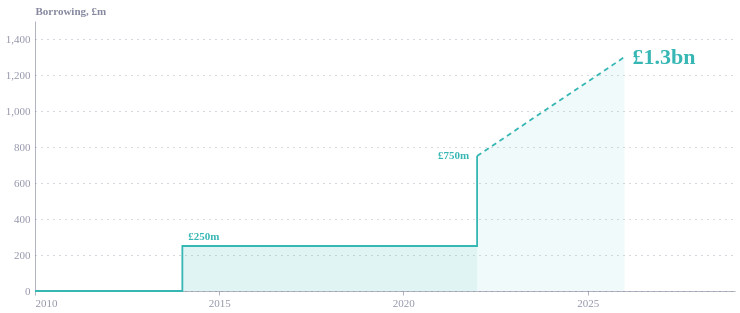

This figure's notebook cell:
### Code cell
import altair as alt
import pandas as pd
from ecostyles import EcoStyles

styles = EcoStyles()
styles.register_and_enable_theme()

def d(year):
    return pd.Timestamp(f"{year}-01-01")

# ---- Data: bonds issued, then approved borrowing to the 2026 forecast peak, £m -------
actual = pd.DataFrame({
    "date": [d(2010), d(2014), d(2022)],
    "value": [0, 250, 750],           # 2014 housing bond; 2022 £500m pension bond
})
forecast = pd.DataFrame({
    "date": [d(2022), d(2026)],
    "value": [750, 1300],             # + new hospital (£523m) and Fort Regent (£43m)
})

# ---- Chart -----------------------------------------------------------------------
Y_TITLE = "Borrowing, \u00a3m"
y_scale = alt.Scale(domain=[0, 1500])

x = alt.X("date:T", title=None, scale=alt.Scale(domain=[d(2010), d(2029)]),
          axis=alt.Axis(format="%Y", tickCount=5))

def y(field):
    return alt.Y(f"{field}:Q", title=Y_TITLE, scale=y_scale, axis=alt.Axis(format=",.0f"))

colour = alt.Color("series:N", legend=None)  # theme assigns the palette

def tag(chart):
    return chart.transform_calculate(series="'Debt'")

area = tag(alt.Chart(actual)).mark_area(interpolate="step-after", opacity=0.15).encode(
    x=x, y=y("value"), color=colour
)
line = tag(alt.Chart(actual)).mark_line(interpolate="step-after", strokeWidth=1.8).encode(
    x=x, y=y("value"), color=colour
)
ramp_area = tag(alt.Chart(forecast)).mark_area(opacity=0.07).encode(
    x=x, y=y("value"), color=colour
)
ramp = tag(alt.Chart(forecast)).mark_line(strokeWidth=1.8, strokeDash=[5, 4]).encode(
    x=x, y=y("value"), color=colour
)

def label(rows, **mark):
    df = pd.DataFrame(rows)
    return tag(alt.Chart(df)).mark_text(**mark).encode(
        x=x, y=y("value"), text="text:N", color=colour
    )

# Amounts only: what the borrowing was for goes in the slide text
first = label([{"date": d(2014), "value": 250, "text": "\u00a3250m"}],
              align="left", dx=6, dy=-9, fontWeight="bold")
second = label([{"date": d(2022), "value": 750, "text": "\u00a3750m"}],
               align="right", dx=-8, fontWeight="bold")
peak = label([{"date": d(2026), "value": 1300, "text": "\u00a31.3bn"}],
             align="left", dx=8, fontSize=22, fontWeight="bold")

chart = (area + ramp_area + line + ramp + first + second + peak).properties(
    width=700, height=270,)

    # Export directly with Altair (bypasses styles.save): exact proportions, sharp
chart.save("jersey_debt.svg")            # vector, exactly 700 x 270
chart.save("jersey_debt.png", ppi=288)   # 2800 x 1080 px, tagged 288 dpi
chart

### Figure 1 — Vega-Lite specification as saved in the notebook (floating-point values rounded to 4 significant figures)
{"config": {"font": "Circular Std", "text": {"color": "#676A86", "align": "left", "baseline": "middle", "dx": 7, "dy": 0, "fontSize": 11}, "view": {"stroke": null, "continuousWidth": 400, "continuousHeight": 300, "discreteWidth": 400, "discreteHeight": 300}, "range": {"category": ["#36B7B4", "#E6224B", "#F4C245", "#0063AF", "#00A767", "#179FDB", "#EB5C2E"], "diverging": ["#E6224B", "#E54753", "#C9C9C9", "#179FDB", "#122B39"], "heatmap": ["#C9C9C9", "#179FDB", "#0063AF", "#122B39"], "ordinal": ["#00A767", "#36B7B4", "#179FDB", "#0063AF", "#243B5A"]}, "bar": {"color": "#179fdb"}, "line": {"color": "#e6224b"}, "rule": {"color": "#676A86"}, "area": {"opacity": 0.3}, "point": {"filled": true, "size": 80, "color": "#e6224b", "opacity": 0.95}, "geoshape": {"stroke": "white", "strokeWidth": 0.3}, "rect": {"fill": "#d6d4d4", "opacity": 0.3}, "axis": {"labelColor": "#676A86", "labelFontSize": 11, "labelFont": "Circular Std", "labelOpacity": 0.7, "tickColor": "#676A86", "tickOpacity": 0.5, "domainColor": "#676A86", "domainOpacity": 0.5, "gridColor": "#676A86", "gridDash": [2, 2], "gridOpacity": 0.5, "title": null, "titleColor": "#676A86", "titleOpacity": 0.8, "tickSize": 4}, "axisXDiscrete": {"grid": false, "labelAngle": 0, "tickCount": 10, "tickOpacity": 0.5, "title": null}, "axisYDiscrete": {"ticks": false, "labelPadding": 5}, "axisXTemporal": {"grid": false, "ticks": true}, "axisXQuantitative": {"grid": true}, "axisYQuantitative": {"gridColor": "#676A86", "gridDash": [1, 5], "gridOpacity": 0.5, "ticks": false, "labelPadding": 5, "tickCount": 8, "titleAngle": 0, "titleAlign": "left", "titleBaseline": "bottom", "titleX": 0, "titleY": -5}, "title": {"color": "#676A86E6", "subtitleColor": "#676A86", "font": "Circular Std", "subtitleFont": "Circular Std", "anchor": "start", "fontSize": 14, "subtitleFontSize": 12, "subtitlePadding": 4, "offset": 0, "frame": "group"}, "legend": {"titleColor": "#122b39", "title": null, "labelColor": "#122b39", "labelFontSize": 11}}, "layer": [{"data": {"name": "data-54cca6ec9a83409f56b7b9b78db602f6"}, "mark": {"type": "area", "interpolate": "step-after", "opacity": 0.15}, "encoding": {"color": {"field": "series", "legend": null, "type": "nominal"}, "x": {"axis": {"format": "%Y", "tickCount": 5}, "field": "date", "scale": {"domain": ["2010-01-01T00:00:00", "2029-01-01T00:00:00"]}, "title": null, "type": "temporal"}, "y": {"axis": {"format": ",.0f"}, "field": "value", "scale": {"domain": [0, 1500]}, "title": "Borrowing, £m", "type": "quantitative"}}, "transform": [{"calculate": "'Debt'", "as": "series"}]}, {"data": {"name": "data-c940e9ef0373917c0359c36e5bd3b097"}, "mark": {"type": "area", "opacity": 0.07}, "encoding": {"color": {"field": "series", "legend": null, "type": "nominal"}, "x": {"axis": {"format": "%Y", "tickCount": 5}, "field": "date", "scale": {"domain": ["2010-01-01T00:00:00", "2029-01-01T00:00:00"]}, "title": null, "type": "temporal"}, "y": {"axis": {"format": ",.0f"}, "field": "value", "scale": {"domain": [0, 1500]}, "title": "Borrowing, £m", "type": "quantitative"}}, "transform": [{"calculate": "'Debt'", "as": "series"}]}, {"data": {"name": "data-54cca6ec9a83409f56b7b9b78db602f6"}, "mark": {"type": "line", "interpolate": "step-after", "strokeWidth": 1.8}, "encoding": {"color": {"field": "series", "legend": null, "type": "nominal"}, "x": {"axis": {"format": "%Y", "tickCount": 5}, "field": "date", "scale": {"domain": ["2010-01-01T00:00:00", "2029-01-01T00:00:00"]}, "title": null, "type": "temporal"}, "y": {"axis": {"format": ",.0f"}, "field": "value", "scale": {"domain": [0, 1500]}, "title": "Borrowing, £m", "type": "quantitative"}}, "transform": [{"calculate": "'Debt'", "as": "series"}]}, {"data": {"name": "data-c940e9ef0373917c0359c36e5bd3b097"}, "mark": {"type": "line", "strokeDash": [5, 4], "strokeWidth": 1.8}, "encoding": {"color": {"field": "series", "legend": null, "type": "nominal"}, "x": {"axis": {"format": "%Y", "tickCount": 5}, "field": "date", "scale": {"domain": ["2010-01-01T00:00:00", "2029-01-01T00:00:00"]}, "title": null, "type": "temporal"}, "y": {"axis": {"format": ",.0f"}, "field": "value", "scale": {"domain": [0, 1500]}, "title": "Borrowing, £m", "type": "quantitative"}}, "transform": [{"calculate": "'Debt'", "as": "series"}]}, {"data": {"name": "data-7f3f99ff70c1fd57148aa7434c1af95e"}, "mark": {"type": "text", "align": "left", "dx": 6, "dy": -9, "fontWeight": "bold"}, "encoding": {"color": {"field": "series", "legend": null, "type": "nominal"}, "text": {"field": "text", "type": "nominal"}, "x": {"axis": {"format": "%Y", "tickCount": 5}, "field": "date", "scale": {"domain": ["2010-01-01T00:00:00", "2029-01-01T00:00:00"]}, "title": null, "type": "temporal"}, "y": {"axis": {"format": ",.0f"}, "field": "value", "scale": {"domain": [0, 1500]}, "title": "Borrowing, £m", "type": "quantitative"}}, "transform": [{"calculate": "'Debt'", "as": "series"}]}, {"data": {"name": "data-abc6d8f9af24b7caddb2092fc4af2407"}, "mark": {"type": "text", "align": "right", "dx": -8, "fontWeight": "bold"}, "encoding": {"color": {"field": "series", "legend": null, "type": "nominal"}, "text": {"field": "text", "type": "nominal"}, "x": {"axis": {"format": "%Y", "tickCount": 5}, "field": "date", "scale": {"domain": ["2010-01-01T00:00:00", "2029-01-01T00:00:00"]}, "title": null, "type": "temporal"}, "y": {"axis": {"format": ",.0f"}, "field": "value", "scale": {"domain": [0, 1500]}, "title": "Borrowing, £m", "type": "quantitative"}}, "transform": [{"calculate": "'Debt'", "as": "series"}]}, {"data": {"name": "data-6806ef35e3c602910f3eb45bef002307"}, "mark": {"type": "text", "align": "left", "dx": 8, "fontSize": 22, "fontWeight": "bold"}, "encoding": {"color": {"field": "series", "legend": null, "type": "nominal"}, "text": {"field": "text", "type": "nominal"}, "x": {"axis": {"format": "%Y", "tickCount": 5}, "field": "date", "scale": {"domain": ["2010-01-01T00:00:00", "2029-01-01T00:00:00"]}, "title": null, "type": "temporal"}, "y": {"axis": {"format": ",.0f"}, "field": "value", "scale": {"domain": [0, 1500]}, "title": "Borrowing, £m", "type": "quantitative"}}, "transform": [{"calculate": "'Debt'", "as": "series"}]}], "height": 270, "width": 700, "$schema": "https://vega.github.io/schema/vega-lite/v6.4.1.json", "datasets": {"data-54cca6ec9a83409f56b7b9b78db602f6": [{"date": "2010-01-01T00:00:00", "value": 0}, {"date": "2014-01-01T00:00:00", "value": 250}, {"date": "2022-01-01T00:00:00", "value": 750}], "data-c940e9ef0373917c0359c36e5bd3b097": [{"date": "2022-01-01T00:00:00", "value": 750}, {"date": "2026-01-01T00:00:00", "value": 1300}], "data-7f3f99ff70c1fd57148aa7434c1af95e": [{"date": "2014-01-01T00:00:00", "value": 250, "text": "£250m"}], "data-abc6d8f9af24b7caddb2092fc4af2407": [{"date": "2022-01-01T00:00:00", "value": 750, "text": "£750m"}], "data-6806ef35e3c602910f3eb45bef002307": [{"date": "2026-01-01T00:00:00", "value": 1300, "text": "£1.3bn"}]}}
